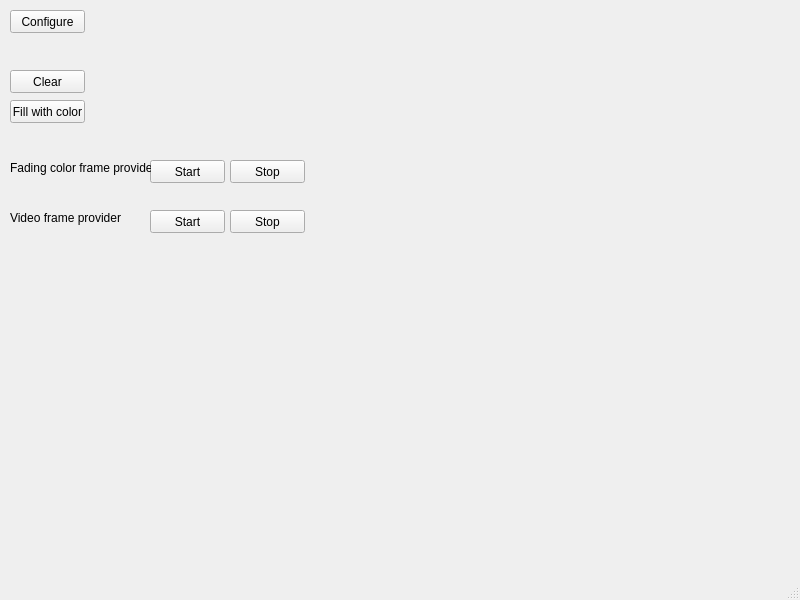
<?xml version="1.0" encoding="UTF-8"?>
<ui version="4.0">
 <class>MainWindow</class>
 <widget class="QMainWindow" name="MainWindow">
  <property name="geometry">
   <rect>
    <x>0</x>
    <y>0</y>
    <width>800</width>
    <height>600</height>
   </rect>
  </property>
  <property name="windowTitle">
   <string>Matrix Controller Library Demo</string>
  </property>
  <widget class="QWidget" name="centralwidget">
   <widget class="QPushButton" name="btn_configure">
    <property name="geometry">
     <rect>
      <x>10</x>
      <y>10</y>
      <width>75</width>
      <height>23</height>
     </rect>
    </property>
    <property name="text">
     <string>Configure</string>
    </property>
   </widget>
   <widget class="QPushButton" name="btn_clear">
    <property name="geometry">
     <rect>
      <x>10</x>
      <y>70</y>
      <width>75</width>
      <height>23</height>
     </rect>
    </property>
    <property name="text">
     <string>Clear</string>
    </property>
   </widget>
   <widget class="QPushButton" name="btn_fill">
    <property name="geometry">
     <rect>
      <x>10</x>
      <y>100</y>
      <width>75</width>
      <height>23</height>
     </rect>
    </property>
    <property name="text">
     <string>Fill with color</string>
    </property>
   </widget>
   <widget class="QPushButton" name="btn_start_color_fading">
    <property name="geometry">
     <rect>
      <x>150</x>
      <y>160</y>
      <width>75</width>
      <height>23</height>
     </rect>
    </property>
    <property name="text">
     <string>Start</string>
    </property>
   </widget>
   <widget class="QPushButton" name="btn_stop_color_fading">
    <property name="geometry">
     <rect>
      <x>230</x>
      <y>160</y>
      <width>75</width>
      <height>23</height>
     </rect>
    </property>
    <property name="text">
     <string>Stop</string>
    </property>
   </widget>
   <widget class="QLabel" name="label">
    <property name="geometry">
     <rect>
      <x>10</x>
      <y>160</y>
      <width>141</width>
      <height>16</height>
     </rect>
    </property>
    <property name="text">
     <string>Fading color frame provider</string>
    </property>
   </widget>
   <widget class="QLabel" name="label_2">
    <property name="geometry">
     <rect>
      <x>10</x>
      <y>210</y>
      <width>141</width>
      <height>16</height>
     </rect>
    </property>
    <property name="text">
     <string>Video frame provider</string>
    </property>
   </widget>
   <widget class="QPushButton" name="btn_start_video">
    <property name="geometry">
     <rect>
      <x>150</x>
      <y>210</y>
      <width>75</width>
      <height>23</height>
     </rect>
    </property>
    <property name="text">
     <string>Start</string>
    </property>
   </widget>
   <widget class="QPushButton" name="btn_stop_video">
    <property name="geometry">
     <rect>
      <x>230</x>
      <y>210</y>
      <width>75</width>
      <height>23</height>
     </rect>
    </property>
    <property name="text">
     <string>Stop</string>
    </property>
   </widget>
  </widget>
  <widget class="QMenuBar" name="menubar">
   <property name="geometry">
    <rect>
     <x>0</x>
     <y>0</y>
     <width>800</width>
     <height>22</height>
    </rect>
   </property>
  </widget>
  <widget class="QStatusBar" name="statusbar"/>
 </widget>
 <resources/>
 <connections/>
</ui>
